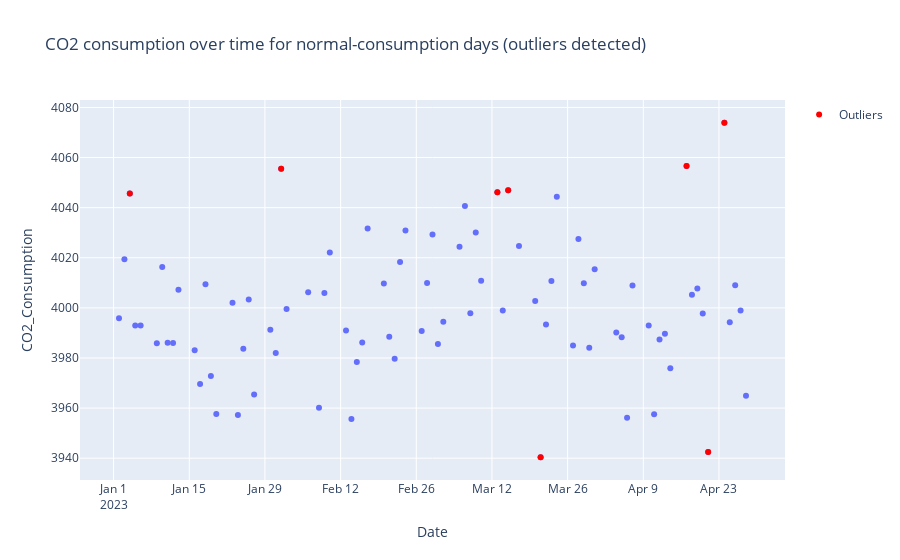

Here is the notebook cell this chart was saved with:
### Code cell
high_days[outlier_indices]
fig = px.scatter(
    high_days,
    x="Date",
    y="CO2_Consumption",
    title="CO2 consumption over time for normal-consumption days (outliers detected)",
)
fig.add_scatter(
    x=high_days[outlier_indices]["Date"],
    y=high_days[outlier_indices].CO2_Consumption,
    mode="markers",
    marker=dict(color="red"),
    name="Outliers",
)
fig.show()
